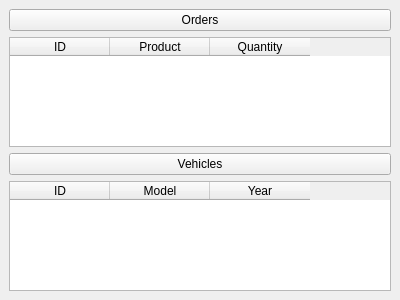
<?xml version="1.0" encoding="UTF-8"?>
<ui version="4.0">
 <class>MainWindow</class>
 <widget class="QMainWindow" name="MainWindow">
  <property name="geometry">
   <rect>
    <x>0</x>
    <y>0</y>
    <width>400</width>
    <height>300</height>
   </rect>
  </property>
  <property name="windowTitle">
   <string>MainWindow</string>
  </property>
  <widget class="QWidget" name="centralwidget">
   <layout class="QVBoxLayout" name="verticalLayout">
    <item>
     <widget class="QPushButton" name="orderButton">
      <property name="text">
       <string>Orders</string>
      </property>
     </widget>
    </item>
    <item>
     <widget class="QTableWidget" name="orderTable">
      <column>
       <property name="text">
        <string>ID</string>
       </property>
      </column>
      <column>
       <property name="text">
        <string>Product</string>
       </property>
      </column>
      <column>
       <property name="text">
        <string>Quantity</string>
       </property>
      </column>
     </widget>
    </item>
    <item>
     <widget class="QPushButton" name="vehicleButton">
      <property name="text">
       <string>Vehicles</string>
      </property>
     </widget>
    </item>
    <item>
     <widget class="QTableWidget" name="vehicleTable">
      <column>
       <property name="text">
        <string>ID</string>
       </property>
      </column>
      <column>
       <property name="text">
        <string>Model</string>
       </property>
      </column>
      <column>
       <property name="text">
        <string>Year</string>
       </property>
      </column>
     </widget>
    </item>
   </layout>
  </widget>
 </widget>
 <resources/>
 <connections/>
</ui>
